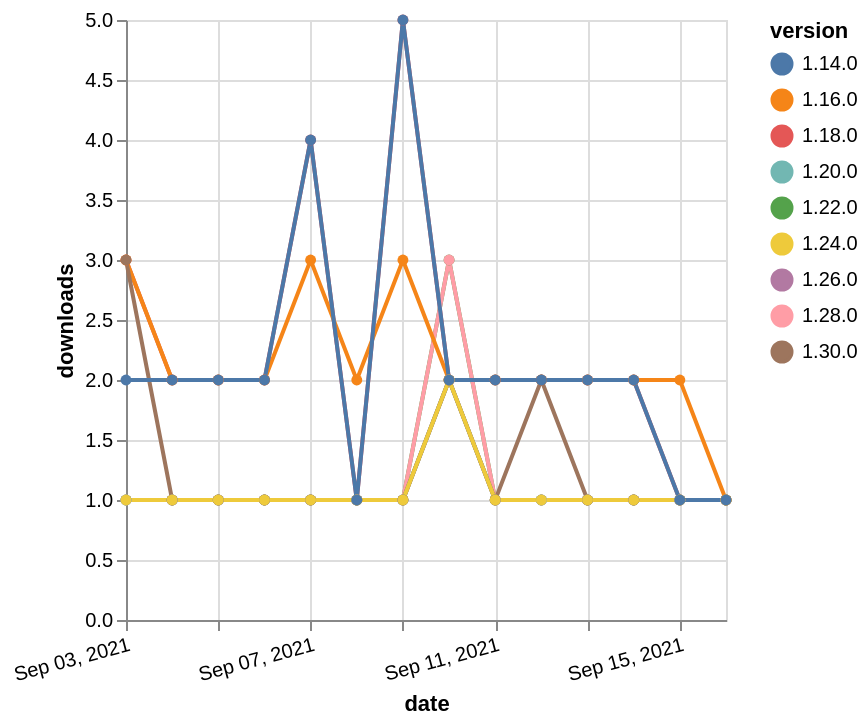

Describe this chart as a Vega-Lite specification.
### Vega-Lite specification from a JSON file in a GitHub repository (floating-point values rounded to 4 significant figures)
{"$schema": "https://vega.github.io/schema/vega-lite/v5.json", "description": "A simple bar chart with embedded data.", "data": {"values": [{"date": "2021-09-03", "total": 2431, "delta": 3, "version": "1.18.0"}, {"date": "2021-09-04", "total": 2433, "delta": 2, "version": "1.18.0"}, {"date": "2021-09-05", "total": 2435, "delta": 2, "version": "1.18.0"}, {"date": "2021-09-06", "total": 2437, "delta": 2, "version": "1.18.0"}, {"date": "2021-09-07", "total": 2441, "delta": 4, "version": "1.18.0"}, {"date": "2021-09-08", "total": 2442, "delta": 1, "version": "1.18.0"}, {"date": "2021-09-09", "total": 2447, "delta": 5, "version": "1.18.0"}, {"date": "2021-09-10", "total": 2449, "delta": 2, "version": "1.18.0"}, {"date": "2021-09-11", "total": 2451, "delta": 2, "version": "1.18.0"}, {"date": "2021-09-12", "total": 2453, "delta": 2, "version": "1.18.0"}, {"date": "2021-09-13", "total": 2455, "delta": 2, "version": "1.18.0"}, {"date": "2021-09-14", "total": 2457, "delta": 2, "version": "1.18.0"}, {"date": "2021-09-15", "total": 2458, "delta": 1, "version": "1.18.0"}, {"date": "2021-09-16", "total": 2459, "delta": 1, "version": "1.18.0"}, {"date": "2021-09-03", "total": 333, "delta": 1, "version": "1.22.0"}, {"date": "2021-09-04", "total": 334, "delta": 1, "version": "1.22.0"}, {"date": "2021-09-05", "total": 335, "delta": 1, "version": "1.22.0"}, {"date": "2021-09-06", "total": 336, "delta": 1, "version": "1.22.0"}, {"date": "2021-09-07", "total": 337, "delta": 1, "version": "1.22.0"}, {"date": "2021-09-08", "total": 338, "delta": 1, "version": "1.22.0"}, {"date": "2021-09-09", "total": 339, "delta": 1, "version": "1.22.0"}, {"date": "2021-09-10", "total": 342, "delta": 3, "version": "1.22.0"}, {"date": "2021-09-11", "total": 343, "delta": 1, "version": "1.22.0"}, {"date": "2021-09-12", "total": 344, "delta": 1, "version": "1.22.0"}, {"date": "2021-09-13", "total": 345, "delta": 1, "version": "1.22.0"}, {"date": "2021-09-14", "total": 346, "delta": 1, "version": "1.22.0"}, {"date": "2021-09-15", "total": 347, "delta": 1, "version": "1.22.0"}, {"date": "2021-09-16", "total": 348, "delta": 1, "version": "1.22.0"}, {"date": "2021-09-03", "total": 203, "delta": 1, "version": "1.28.0"}, {"date": "2021-09-04", "total": 204, "delta": 1, "version": "1.28.0"}, {"date": "2021-09-05", "total": 205, "delta": 1, "version": "1.28.0"}, {"date": "2021-09-06", "total": 206, "delta": 1, "version": "1.28.0"}, {"date": "2021-09-07", "total": 207, "delta": 1, "version": "1.28.0"}, {"date": "2021-09-08", "total": 208, "delta": 1, "version": "1.28.0"}, {"date": "2021-09-09", "total": 209, "delta": 1, "version": "1.28.0"}, {"date": "2021-09-10", "total": 212, "delta": 3, "version": "1.28.0"}, {"date": "2021-09-11", "total": 213, "delta": 1, "version": "1.28.0"}, {"date": "2021-09-12", "total": 214, "delta": 1, "version": "1.28.0"}, {"date": "2021-09-13", "total": 215, "delta": 1, "version": "1.28.0"}, {"date": "2021-09-14", "total": 216, "delta": 1, "version": "1.28.0"}, {"date": "2021-09-15", "total": 217, "delta": 1, "version": "1.28.0"}, {"date": "2021-09-16", "total": 218, "delta": 1, "version": "1.28.0"}, {"date": "2021-09-03", "total": 162, "delta": 1, "version": "1.26.0"}, {"date": "2021-09-04", "total": 163, "delta": 1, "version": "1.26.0"}, {"date": "2021-09-05", "total": 164, "delta": 1, "version": "1.26.0"}, {"date": "2021-09-06", "total": 165, "delta": 1, "version": "1.26.0"}, {"date": "2021-09-07", "total": 166, "delta": 1, "version": "1.26.0"}, {"date": "2021-09-08", "total": 167, "delta": 1, "version": "1.26.0"}, {"date": "2021-09-09", "total": 168, "delta": 1, "version": "1.26.0"}, {"date": "2021-09-10", "total": 170, "delta": 2, "version": "1.26.0"}, {"date": "2021-09-11", "total": 171, "delta": 1, "version": "1.26.0"}, {"date": "2021-09-12", "total": 172, "delta": 1, "version": "1.26.0"}, {"date": "2021-09-13", "total": 173, "delta": 1, "version": "1.26.0"}, {"date": "2021-09-14", "total": 174, "delta": 1, "version": "1.26.0"}, {"date": "2021-09-15", "total": 175, "delta": 1, "version": "1.26.0"}, {"date": "2021-09-16", "total": 176, "delta": 1, "version": "1.26.0"}, {"date": "2021-09-03", "total": 235, "delta": 1, "version": "1.20.0"}, {"date": "2021-09-04", "total": 236, "delta": 1, "version": "1.20.0"}, {"date": "2021-09-05", "total": 237, "delta": 1, "version": "1.20.0"}, {"date": "2021-09-06", "total": 238, "delta": 1, "version": "1.20.0"}, {"date": "2021-09-07", "total": 239, "delta": 1, "version": "1.20.0"}, {"date": "2021-09-08", "total": 240, "delta": 1, "version": "1.20.0"}, {"date": "2021-09-09", "total": 241, "delta": 1, "version": "1.20.0"}, {"date": "2021-09-10", "total": 243, "delta": 2, "version": "1.20.0"}, {"date": "2021-09-11", "total": 244, "delta": 1, "version": "1.20.0"}, {"date": "2021-09-12", "total": 245, "delta": 1, "version": "1.20.0"}, {"date": "2021-09-13", "total": 246, "delta": 1, "version": "1.20.0"}, {"date": "2021-09-14", "total": 247, "delta": 1, "version": "1.20.0"}, {"date": "2021-09-15", "total": 248, "delta": 1, "version": "1.20.0"}, {"date": "2021-09-16", "total": 249, "delta": 1, "version": "1.20.0"}, {"date": "2021-09-03", "total": 2599, "delta": 3, "version": "1.16.0"}, {"date": "2021-09-04", "total": 2601, "delta": 2, "version": "1.16.0"}, {"date": "2021-09-05", "total": 2603, "delta": 2, "version": "1.16.0"}, {"date": "2021-09-06", "total": 2605, "delta": 2, "version": "1.16.0"}, {"date": "2021-09-07", "total": 2608, "delta": 3, "version": "1.16.0"}, {"date": "2021-09-08", "total": 2610, "delta": 2, "version": "1.16.0"}, {"date": "2021-09-09", "total": 2613, "delta": 3, "version": "1.16.0"}, {"date": "2021-09-10", "total": 2615, "delta": 2, "version": "1.16.0"}, {"date": "2021-09-11", "total": 2617, "delta": 2, "version": "1.16.0"}, {"date": "2021-09-12", "total": 2619, "delta": 2, "version": "1.16.0"}, {"date": "2021-09-13", "total": 2621, "delta": 2, "version": "1.16.0"}, {"date": "2021-09-14", "total": 2623, "delta": 2, "version": "1.16.0"}, {"date": "2021-09-15", "total": 2625, "delta": 2, "version": "1.16.0"}, {"date": "2021-09-16", "total": 2626, "delta": 1, "version": "1.16.0"}, {"date": "2021-09-03", "total": 120, "delta": 3, "version": "1.30.0"}, {"date": "2021-09-04", "total": 121, "delta": 1, "version": "1.30.0"}, {"date": "2021-09-05", "total": 122, "delta": 1, "version": "1.30.0"}, {"date": "2021-09-06", "total": 123, "delta": 1, "version": "1.30.0"}, {"date": "2021-09-07", "total": 124, "delta": 1, "version": "1.30.0"}, {"date": "2021-09-08", "total": 125, "delta": 1, "version": "1.30.0"}, {"date": "2021-09-09", "total": 126, "delta": 1, "version": "1.30.0"}, {"date": "2021-09-10", "total": 128, "delta": 2, "version": "1.30.0"}, {"date": "2021-09-11", "total": 129, "delta": 1, "version": "1.30.0"}, {"date": "2021-09-12", "total": 131, "delta": 2, "version": "1.30.0"}, {"date": "2021-09-13", "total": 132, "delta": 1, "version": "1.30.0"}, {"date": "2021-09-14", "total": 133, "delta": 1, "version": "1.30.0"}, {"date": "2021-09-15", "total": 134, "delta": 1, "version": "1.30.0"}, {"date": "2021-09-16", "total": 135, "delta": 1, "version": "1.30.0"}, {"date": "2021-09-03", "total": 195, "delta": 1, "version": "1.24.0"}, {"date": "2021-09-04", "total": 196, "delta": 1, "version": "1.24.0"}, {"date": "2021-09-05", "total": 197, "delta": 1, "version": "1.24.0"}, {"date": "2021-09-06", "total": 198, "delta": 1, "version": "1.24.0"}, {"date": "2021-09-07", "total": 199, "delta": 1, "version": "1.24.0"}, {"date": "2021-09-08", "total": 200, "delta": 1, "version": "1.24.0"}, {"date": "2021-09-09", "total": 201, "delta": 1, "version": "1.24.0"}, {"date": "2021-09-10", "total": 203, "delta": 2, "version": "1.24.0"}, {"date": "2021-09-11", "total": 204, "delta": 1, "version": "1.24.0"}, {"date": "2021-09-12", "total": 205, "delta": 1, "version": "1.24.0"}, {"date": "2021-09-13", "total": 206, "delta": 1, "version": "1.24.0"}, {"date": "2021-09-14", "total": 207, "delta": 1, "version": "1.24.0"}, {"date": "2021-09-15", "total": 208, "delta": 1, "version": "1.24.0"}, {"date": "2021-09-16", "total": 209, "delta": 1, "version": "1.24.0"}, {"date": "2021-09-03", "total": 3112, "delta": 2, "version": "1.14.0"}, {"date": "2021-09-04", "total": 3114, "delta": 2, "version": "1.14.0"}, {"date": "2021-09-05", "total": 3116, "delta": 2, "version": "1.14.0"}, {"date": "2021-09-06", "total": 3118, "delta": 2, "version": "1.14.0"}, {"date": "2021-09-07", "total": 3122, "delta": 4, "version": "1.14.0"}, {"date": "2021-09-08", "total": 3123, "delta": 1, "version": "1.14.0"}, {"date": "2021-09-09", "total": 3128, "delta": 5, "version": "1.14.0"}, {"date": "2021-09-10", "total": 3130, "delta": 2, "version": "1.14.0"}, {"date": "2021-09-11", "total": 3132, "delta": 2, "version": "1.14.0"}, {"date": "2021-09-12", "total": 3134, "delta": 2, "version": "1.14.0"}, {"date": "2021-09-13", "total": 3136, "delta": 2, "version": "1.14.0"}, {"date": "2021-09-14", "total": 3138, "delta": 2, "version": "1.14.0"}, {"date": "2021-09-15", "total": 3139, "delta": 1, "version": "1.14.0"}, {"date": "2021-09-16", "total": 3140, "delta": 1, "version": "1.14.0"}]}, "width": "container", "mark": {"type": "line", "point": {"filled": true}}, "encoding": {"x": {"field": "date", "type": "temporal", "timeUnit": "yearmonthdate", "title": "date", "axis": {"labelAngle": -15}}, "y": {"field": "delta", "type": "quantitative", "title": "downloads"}, "color": {"field": "version", "type": "nominal"}, "tooltip": {"field": "delta"}}}
